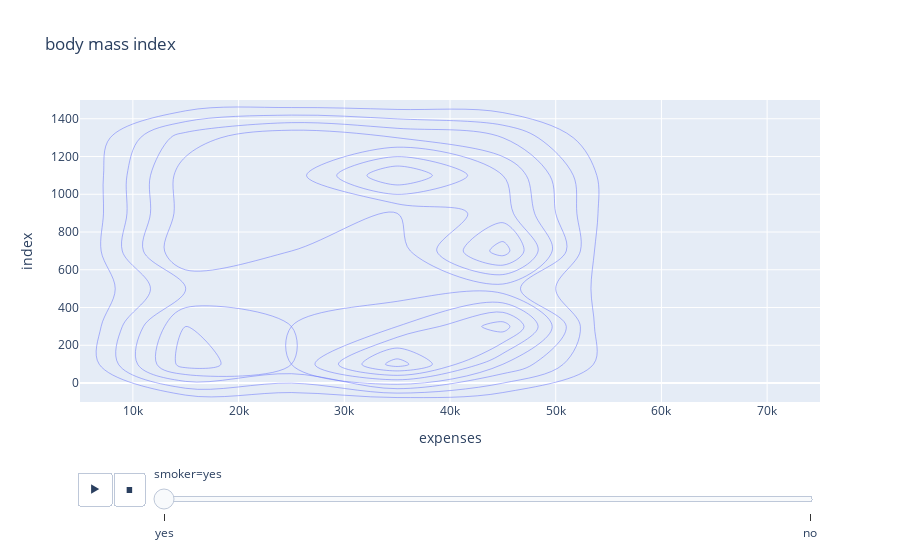

This figure's notebook cell:
### Code cell
fig_expenses = px.density_contour(
                                  data,
                                  x="expenses",
                                  animation_frame="smoker", 
                                  animation_group="expenses", 
                                  title="body mass index")
fig_expenses.update_layout(bargap=.01)
fig_expenses.show()

### Figure 1 — Plotly figure (JSON) as saved in the notebook; plotly's stock layout.template omitted (floating-point values rounded to 4 significant figures; data arrays with more than 128 entries replaced by an {"elided": "..."} marker saying what was removed)
{"data": [{"contours": {"coloring": "none"}, "hovertemplate": "smoker=yes<br>expenses=%{x}<br>index=%{y}<br>count=%{z}<extra></extra>", "ids": {"elided": "274 float values"}, "legendgroup": "", "line": {"color": "#636efa"}, "name": "", "showlegend": false, "type": "histogram2dcontour", "x": {"elided": "274 float values"}, "xaxis": "x", "xbingroup": "x", "y": {"elided": "274 int values"}, "yaxis": "y", "ybingroup": "y"}], "layout": {"bargap": 0.01, "legend": {"tracegroupgap": 0}, "sliders": [{"active": 0, "currentvalue": {"prefix": "smoker="}, "len": 0.9, "pad": {"b": 10, "t": 60}, "steps": [{"args": [["yes"], {"frame": {"duration": 0, "redraw": true}, "fromcurrent": true, "mode": "immediate", "transition": {"duration": 0, "easing": "linear"}}], "label": "yes", "method": "animate"}, {"args": [["no"], {"frame": {"duration": 0, "redraw": true}, "fromcurrent": true, "mode": "immediate", "transition": {"duration": 0, "easing": "linear"}}], "label": "no", "method": "animate"}], "x": 0.1, "xanchor": "left", "y": 0, "yanchor": "top"}], "title": {"text": "body mass index"}, "updatemenus": [{"buttons": [{"args": [null, {"frame": {"duration": 500, "redraw": true}, "fromcurrent": true, "mode": "immediate", "transition": {"duration": 500, "easing": "linear"}}], "label": "&#9654;", "method": "animate"}, {"args": [[null], {"frame": {"duration": 0, "redraw": true}, "fromcurrent": true, "mode": "immediate", "transition": {"duration": 0, "easing": "linear"}}], "label": "&#9724;", "method": "animate"}], "direction": "left", "pad": {"r": 10, "t": 70}, "showactive": false, "type": "buttons", "x": 0.1, "xanchor": "right", "y": 0, "yanchor": "top"}], "xaxis": {"anchor": "y", "domain": [0, 1], "title": {"text": "expenses"}}, "yaxis": {"anchor": "x", "domain": [0, 1], "title": {"text": "index"}}}}
